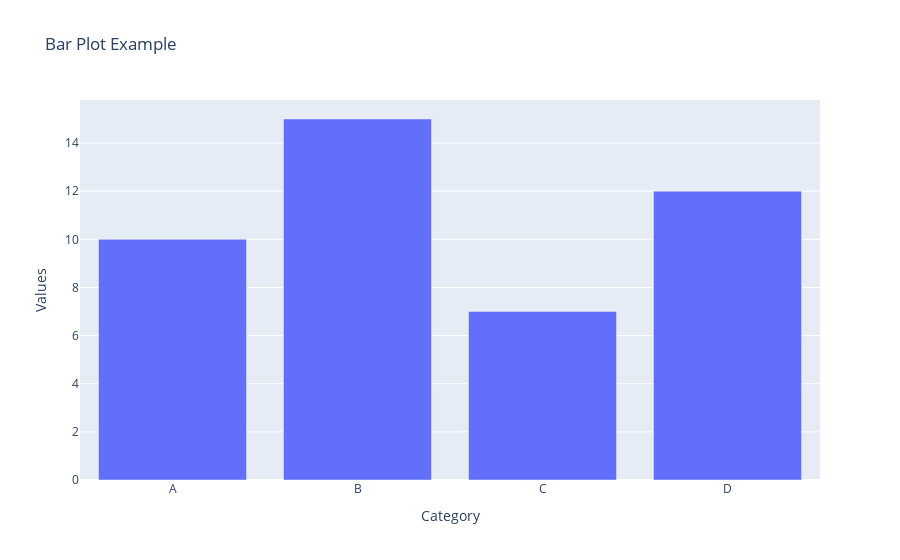

Notebook code for this chart:
### Markdown cell above
### Bar plot

### Code cell
import plotly.graph_objects as go

# Sample data
categories = ['A', 'B', 'C', 'D']
values = [10, 15, 7, 12]

# Create the bar plot using go.Bar
fig = go.Figure(data=go.Bar(x=categories, y=values))

# Customize the layout (optional)
fig.update_layout(title='Bar Plot Example', xaxis_title='Category', yaxis_title='Values')

# Show the plot
fig.show()

### Figure 1 — Plotly figure (JSON) as saved in the notebook; plotly's stock layout.template omitted (floating-point values rounded to 4 significant figures)
{"data": [{"type": "bar", "x": ["A", "B", "C", "D"], "y": [10, 15, 7, 12]}], "layout": {"title": {"text": "Bar Plot Example"}, "xaxis": {"title": {"text": "Category"}}, "yaxis": {"title": {"text": "Values"}}}}
